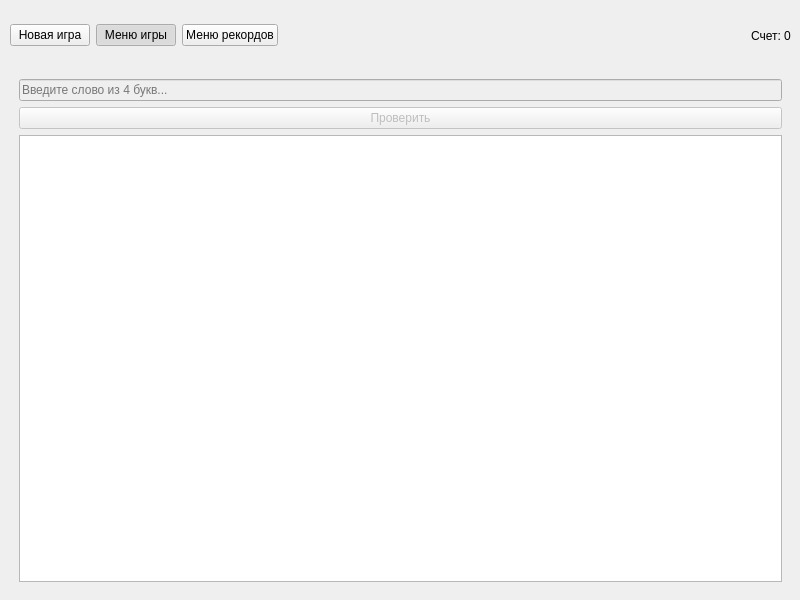
<?xml version="1.0" encoding="UTF-8"?>
<ui version="4.0">
 <class>Widget</class>
 <widget class="QWidget" name="Widget">
  <property name="geometry">
   <rect>
    <x>0</x>
    <y>0</y>
    <width>800</width>
    <height>600</height>
   </rect>
  </property>
  <property name="windowTitle">
   <string>Wordle Game</string>
  </property>
  <widget class="QWidget" name="horizontalLayoutWidget">
   <property name="geometry">
    <rect>
     <x>10</x>
     <y>10</y>
     <width>781</width>
     <height>51</height>
    </rect>
   </property>
   <layout class="QHBoxLayout" name="horizontalLayout">
    <item>
     <widget class="QPushButton" name="newGameButton">
      <property name="text">
       <string>Новая игра</string>
      </property>
     </widget>
    </item>
    <item>
     <widget class="QPushButton" name="gameMenuButton">
      <property name="text">
       <string>Меню игры</string>
      </property>
      <property name="checkable">
       <bool>true</bool>
      </property>
      <property name="checked">
       <bool>true</bool>
      </property>
     </widget>
    </item>
    <item>
     <widget class="QPushButton" name="recordsMenuButton">
      <property name="text">
       <string>Меню рекордов</string>
      </property>
      <property name="checkable">
       <bool>true</bool>
      </property>
     </widget>
    </item>
    <item>
     <spacer name="horizontalSpacer">
      <property name="orientation">
       <enum>Qt::Horizontal</enum>
      </property>
      <property name="sizeHint" stdset="0">
       <size>
        <width>40</width>
        <height>20</height>
       </size>
      </property>
     </spacer>
    </item>
    <item>
     <widget class="QLabel" name="scoreLabel">
      <property name="text">
       <string>Счет: 0</string>
      </property>
     </widget>
    </item>
   </layout>
  </widget>
  <widget class="QStackedWidget" name="stackedWidget">
   <property name="geometry">
    <rect>
     <x>10</x>
     <y>70</y>
     <width>781</width>
     <height>521</height>
    </rect>
   </property>
   <widget class="QWidget" name="gamePage">
    <layout class="QVBoxLayout" name="verticalLayout">
     <item>
      <widget class="QLineEdit" name="wordInput">
       <property name="enabled">
        <bool>false</bool>
       </property>
       <property name="placeholderText">
        <string>Введите слово из 4 букв...</string>
       </property>
      </widget>
     </item>
     <item>
      <widget class="QPushButton" name="checkButton">
       <property name="enabled">
        <bool>false</bool>
       </property>
       <property name="text">
        <string>Проверить</string>
       </property>
      </widget>
     </item>
     <item>
      <widget class="QTextEdit" name="logText">
       <property name="readOnly">
        <bool>true</bool>
       </property>
      </widget>
     </item>
    </layout>
   </widget>
   <widget class="QWidget" name="recordsPage">
    <layout class="QVBoxLayout" name="verticalLayout_2">
     <item>
      <widget class="QListWidget" name="recordsList"/>
     </item>
    </layout>
   </widget>
  </widget>
 </widget>
 <resources/>
 <connections/>
</ui>
